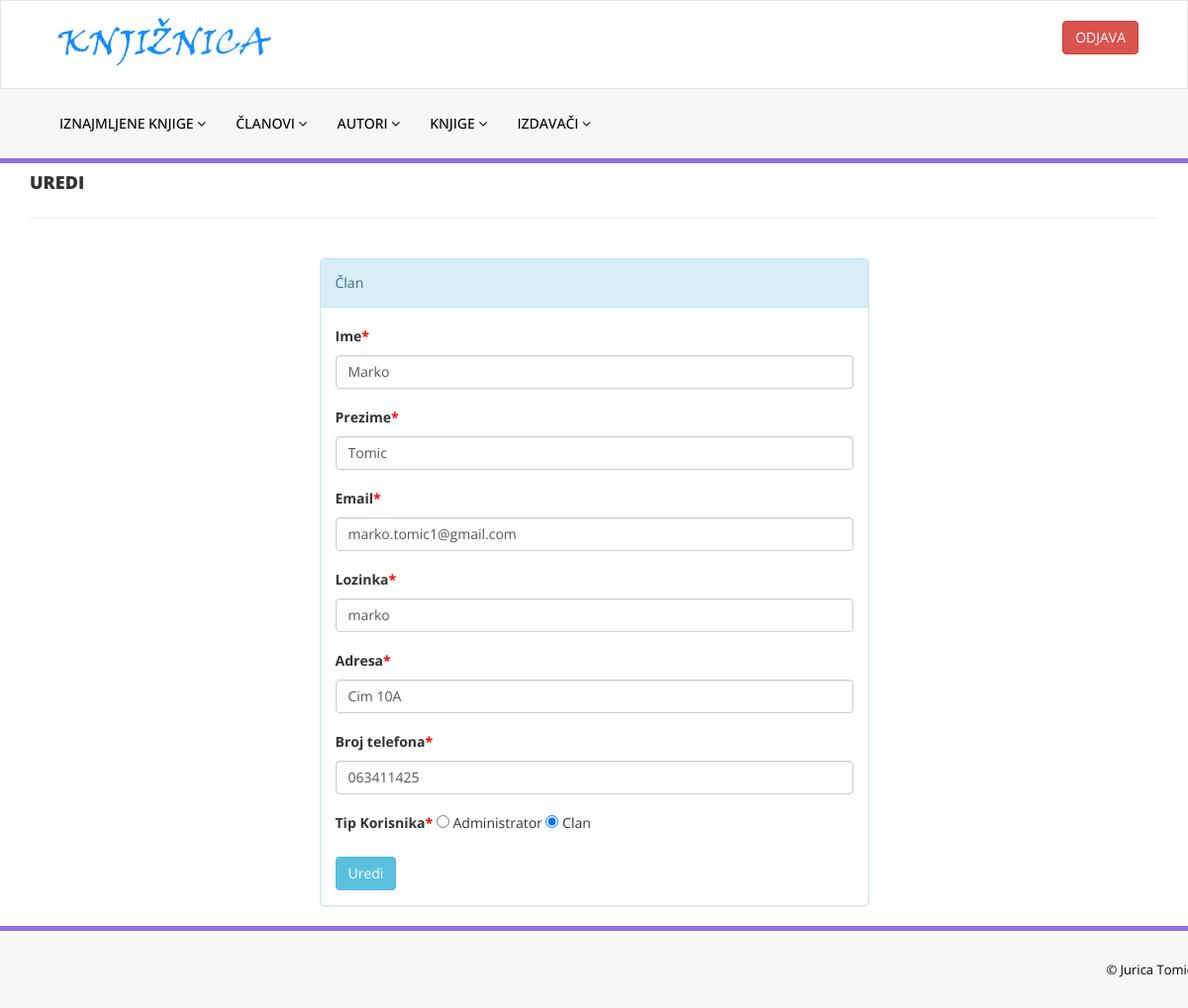
Before: /urediClana.php?ID_Korisnik=2 (signed in) with the older database file.
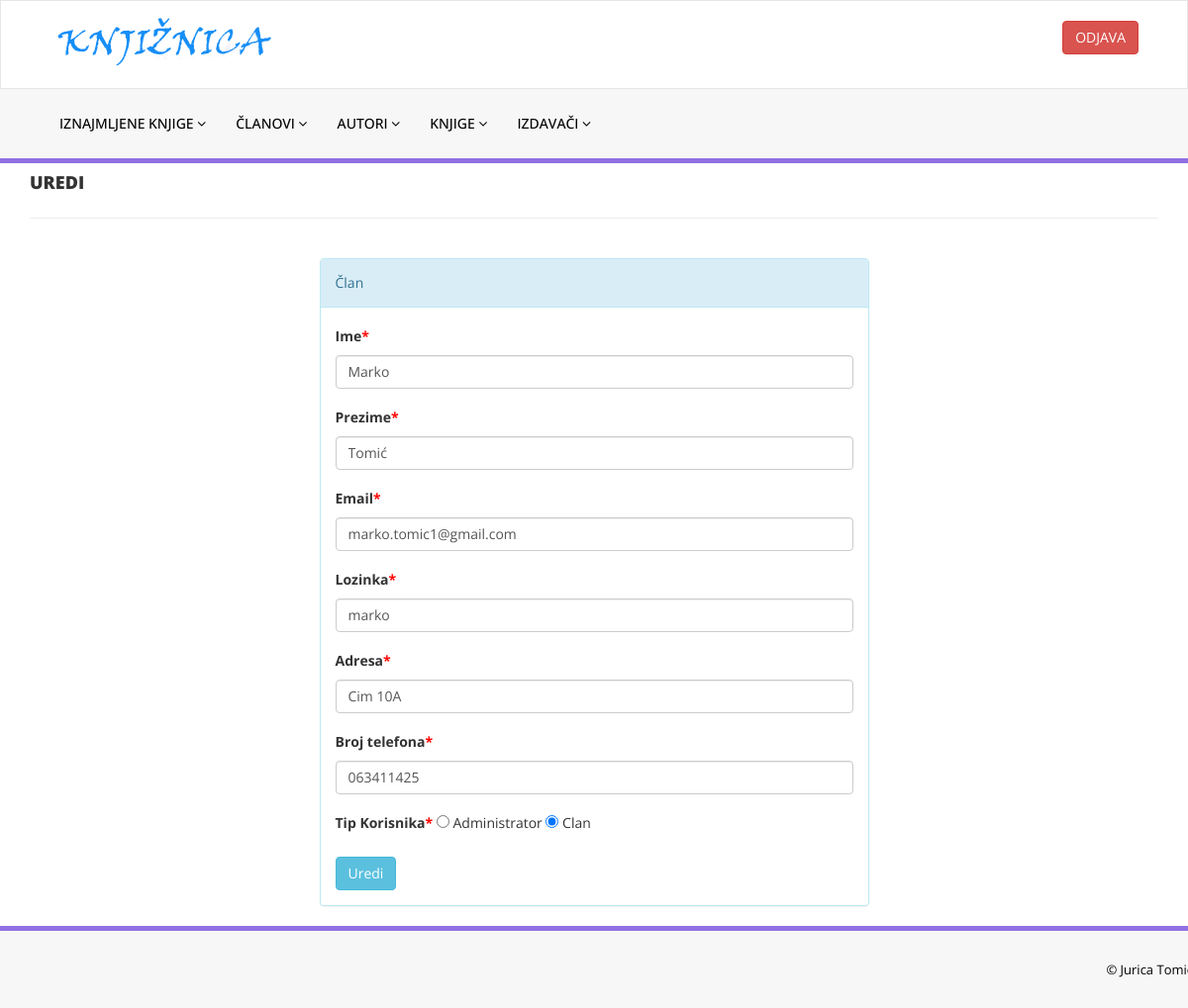
After: the same page with the newer database file.
### tables this page shows
CREATE TABLE `korisnici` (
  `ID_Korisnik` int(11) NOT NULL,
  `Ime` varchar(50) NOT NULL,
  `Prezime` varchar(50) NOT NULL,
  `E_Mail` varchar(100) NOT NULL,
  `Lozinka` varchar(50) NOT NULL,
  `Adresa` varchar(50) DEFAULT NULL,
  `Br_Telefona` varchar(50) DEFAULT NULL,
  `Status` tinyint(1) DEFAULT 1,
  `Tip_KorisnikaID` int(11) NOT NULL
);

### urediClana.php (the view, shortened to what this page needs)
<?php
include('includes/config.php');
if(strlen($_SESSION['alogin'])==0)
    {
header('location:index.php');
}
else{
?>
<!DOCTYPE html>
<html xmlns="http://www.w3.org/1999/xhtml">
<head>
    <link href="assets/css/bootstrap.css" rel="stylesheet" />
    <link href="assets/css/font-awesome.css" rel="stylesheet" />
    <link href="assets/css/style.css" rel="stylesheet" />
</head>
<body>
<?php include('includes/header.php');?>
    <div class="content-wra
    <div class="content-wrapper">
         <div class="container">
        <div class="row pad-botm">
            <div class="col-md-12">
                <h4 class="header-line"> Uredi </h4>
                            </div>
</div>
<div class="row">
<div class="col-md-6 col-sm-6 col-xs-12 col-md-offset-3"">
<div class="panel panel-info">
<div class="panel-heading">
Član
</div>
<div class="panel-body">
<form role="form" method="post">
<div class="form-group">
<?php
$ID_Korisnik=intval($_GET['ID_Korisnik']);
$sql = "SELECT * from  korisnici where ID_Korisnik =:ID_Korisnik";
$query = $dbh -> prepare($sql);
$query->bindParam(':ID_Korisnik',$ID_Korisnik,PDO::PARAM_STR);
$query->execute();
$results=$query->fetchAll(PDO::FETCH_OBJ);
if($query->rowCount() > 0)
{
foreach($results as $result)
{               ?>
<div class="form-group">
<label>Ime<span style="color:red;">*</span></label>
<input class="form-control" type="text" name="ime" value="<?php echo htmlentities($result->Ime);?>"  required="required" />
</div>
<div class="form-group">
<label>Prezime<span style="color:red;">*</span></label>
<input class="form-control" type="text" name="prezime" value="<?php echo htmlentities($result->Prezime);?>"  required="required" />
</div>
<div class="form-group">
<label>Email<span style="color:red;">*</span></label>
<input class="form-control" type="text" name="email" value="<?php echo htmlentities($result->E_Mail);?>"  required="required" />
</div>
<div class="form-group">
<label>Lozinka<span style="color:red;">*</span></label>
<input class="form-control" type="text" name="lozinka" value="<?php echo htmlentities($result->Lozinka);?>"  required="required" />
</div>
<div class="form-group">
<label>Adresa<span style="color:red;">*</span></label>
<input class="form-control" type="text" name="adresa" value="<?php echo htmlentities($result->Adresa);?>"  required="required" />
</div>
<div class="form-group">
<label>Broj telefona<span style="color:red;">*</span></label>
<input class="form-control" type="text" name="brtel" value="<?php echo htmlentities($result->Br_Telefona);?>"  required="required" />
</div>
<div class="form-group">
 <label>Tip Korisnika<span style="color:red;">*</span></label>
  <input type="radio" name="tip" value="1"> Administrator
  <input type="radio" name="tip" value="2"  checked="checked"> Clan<br>
  </div>
<?php }} ?>
</div>
<button type="submit" name="update" class="btn btn-info">Uredi </button>
                                    </form>
                            </div>
                        </div>
                            </div>
        </div>
    </div>
    </div>
  <?php include('includes/footer.php');?>
</body>
</html>
<?php } ?>

Changed rows visible on the page:
changed korisnici "Marko": prezime "Tomic" → "Tomić"
